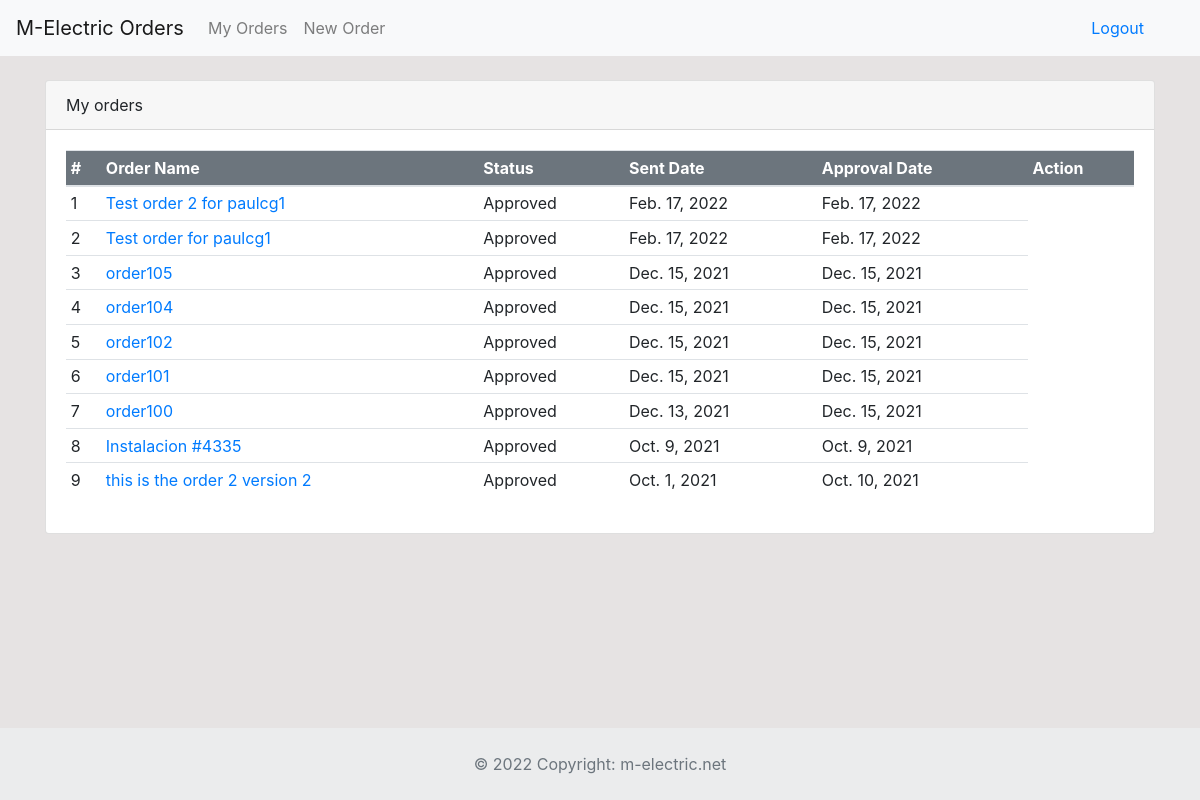
Screenshot of /dashboard (signed in) with the database file from the repository.
### dashboard/models.py (models this page shows, shortened)
class Order(models.Model):
	description = models.CharField('Order Description', max_length=100)
	status = models.CharField('Status', max_length=50, choices=STATUS)
	po = models.ForeignKey(Po, blank=True, null=True, on_delete=models.CASCADE)
	user = models.ForeignKey(User, blank=True, null=True, on_delete=models.CASCADE)
	products = models.ManyToManyField(Product, blank=True, through='ThroughModel')
	created = models.DateTimeField(auto_now_add=True)
	approval_date = models.DateTimeField('Approval Date', blank=True, null=True)

### dashboard/views.py (the view)
# urls.py: path('dashboard', views.index, name='index'),
@login_required
def index(request):
    orders_list = Order.objects.filter(user=request.user).order_by('-created')
    pending_orders = Order.objects.filter(status='Pending')
    context = {
        'orders_list': orders_list,
        'pending_orders': pending_orders,
    }
    return render(request, 'dashboard/index.html', context)

### templates/dashboard/index.html (shortened to what this page needs)
{% extends 'partials/base.html' %}
{% block content %}
{% if user.is_authenticated and user.is_staff %}
{% include 'dashboard/pending_orders.html' %}
{% else %}
{% include 'dashboard/employee_index.html' %}
{% endif %}
{% endblock %}
{% block footer %}
{% include 'partials/footer.html' %}
{% endblock %}

### templates/dashboard/employee_index.html (shortened to what this page needs)
{% load crispy_forms_tags %}
<div class="container">
    <div class="row mt-4">
        <div class="col-md-12">
            <div class="card">
                <div class="card-header">
                    My orders
                </div>
                <div class="card-body">
                    <div class="table-responsive">
                        <table class="table table-sm bg-white">
                            <thead class="bg-secondary text-white">
                                <tr>
                                    <th>#</th>
                                    <th scope="col">Order Name</th>
                                    <th scope="col">Status</th>
                                    <th scope="col">Sent Date</th>
                                    <th scope="col">Approval Date</th>
                                    <th scope="col">Action</th>
                                </tr>
                            </thead>
                            <tbody>
                                {% for order in orders_list %}
                                <tr>
                                    <td>{{ forloop.counter }}</td>
                                    <td><a href="{% url 'order-detail' order.id %}">{{ order.description }}</a></td>
                                    <td>{{ order.status }}</td>
                                    <td>{{ order.created.date }}</td>
                                    <td>{{ order.approval_date.date }}</td>
                                </tr>
                                {% endfor %}
                            </tbody>
                        </table>
                    </div>
                </div>
            </div>
        </div>
    </div>
</div>

### static/style.css (style rules this page uses)
body { background: rgb(230, 227, 227); }

### rows the page displays
Order: description "Test order 2 for paulcg1", status "Approved", created "Feb. 17, 2022", approval_date "Feb. 17, 2022"
Order: description "Test order for paulcg1", status "Approved", created "Feb. 17, 2022", approval_date "Feb. 17, 2022"
Order: description "order105", status "Approved", created "Dec. 15, 2021", approval_date "Dec. 15, 2021"
Order: description "order104", status "Approved", created "Dec. 15, 2021", approval_date "Dec. 15, 2021"
Order: description "order102", status "Approved", created "Dec. 15, 2021", approval_date "Dec. 15, 2021"
Order: description "order101", status "Approved", created "Dec. 15, 2021", approval_date "Dec. 15, 2021"
Order: description "order100", status "Approved", created "Dec. 13, 2021", approval_date "Dec. 15, 2021"
Order: description "Instalacion #4335", status "Approved", created "Oct. 9, 2021", approval_date "Oct. 9, 2021"
Order: description "this is the order 2 version 2", status "Approved", created "Oct. 1, 2021", approval_date "Oct. 10, 2021"
